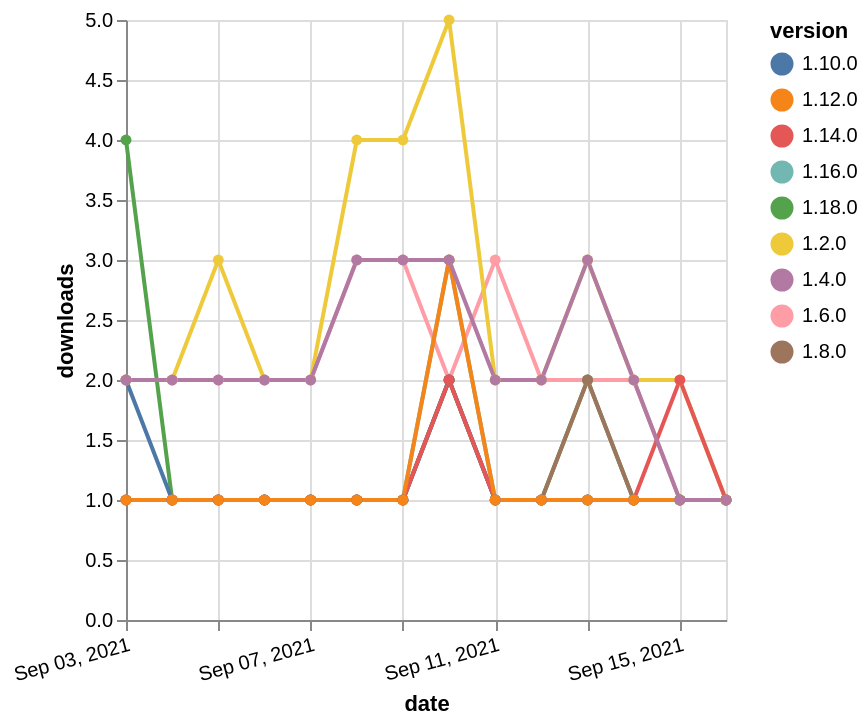

Vega-Lite specification stored for this chart:
### Vega-Lite specification from a JSON file in a GitHub repository (floating-point values rounded to 4 significant figures)
{"$schema": "https://vega.github.io/schema/vega-lite/v5.json", "description": "A simple bar chart with embedded data.", "data": {"values": [{"date": "2021-09-03", "total": 2254, "delta": 2, "version": "1.6.0"}, {"date": "2021-09-04", "total": 2256, "delta": 2, "version": "1.6.0"}, {"date": "2021-09-05", "total": 2258, "delta": 2, "version": "1.6.0"}, {"date": "2021-09-06", "total": 2260, "delta": 2, "version": "1.6.0"}, {"date": "2021-09-07", "total": 2262, "delta": 2, "version": "1.6.0"}, {"date": "2021-09-08", "total": 2265, "delta": 3, "version": "1.6.0"}, {"date": "2021-09-09", "total": 2268, "delta": 3, "version": "1.6.0"}, {"date": "2021-09-10", "total": 2270, "delta": 2, "version": "1.6.0"}, {"date": "2021-09-11", "total": 2273, "delta": 3, "version": "1.6.0"}, {"date": "2021-09-12", "total": 2275, "delta": 2, "version": "1.6.0"}, {"date": "2021-09-13", "total": 2277, "delta": 2, "version": "1.6.0"}, {"date": "2021-09-14", "total": 2279, "delta": 2, "version": "1.6.0"}, {"date": "2021-09-15", "total": 2280, "delta": 1, "version": "1.6.0"}, {"date": "2021-09-16", "total": 2281, "delta": 1, "version": "1.6.0"}, {"date": "2021-09-03", "total": 130, "delta": 4, "version": "1.18.0"}, {"date": "2021-09-04", "total": 131, "delta": 1, "version": "1.18.0"}, {"date": "2021-09-05", "total": 132, "delta": 1, "version": "1.18.0"}, {"date": "2021-09-06", "total": 133, "delta": 1, "version": "1.18.0"}, {"date": "2021-09-07", "total": 134, "delta": 1, "version": "1.18.0"}, {"date": "2021-09-08", "total": 135, "delta": 1, "version": "1.18.0"}, {"date": "2021-09-09", "total": 136, "delta": 1, "version": "1.18.0"}, {"date": "2021-09-10", "total": 138, "delta": 2, "version": "1.18.0"}, {"date": "2021-09-11", "total": 139, "delta": 1, "version": "1.18.0"}, {"date": "2021-09-12", "total": 140, "delta": 1, "version": "1.18.0"}, {"date": "2021-09-13", "total": 142, "delta": 2, "version": "1.18.0"}, {"date": "2021-09-14", "total": 143, "delta": 1, "version": "1.18.0"}, {"date": "2021-09-15", "total": 144, "delta": 1, "version": "1.18.0"}, {"date": "2021-09-16", "total": 145, "delta": 1, "version": "1.18.0"}, {"date": "2021-09-03", "total": 242, "delta": 1, "version": "1.8.0"}, {"date": "2021-09-04", "total": 243, "delta": 1, "version": "1.8.0"}, {"date": "2021-09-05", "total": 244, "delta": 1, "version": "1.8.0"}, {"date": "2021-09-06", "total": 245, "delta": 1, "version": "1.8.0"}, {"date": "2021-09-07", "total": 246, "delta": 1, "version": "1.8.0"}, {"date": "2021-09-08", "total": 247, "delta": 1, "version": "1.8.0"}, {"date": "2021-09-09", "total": 248, "delta": 1, "version": "1.8.0"}, {"date": "2021-09-10", "total": 250, "delta": 2, "version": "1.8.0"}, {"date": "2021-09-11", "total": 251, "delta": 1, "version": "1.8.0"}, {"date": "2021-09-12", "total": 252, "delta": 1, "version": "1.8.0"}, {"date": "2021-09-13", "total": 254, "delta": 2, "version": "1.8.0"}, {"date": "2021-09-14", "total": 255, "delta": 1, "version": "1.8.0"}, {"date": "2021-09-15", "total": 256, "delta": 1, "version": "1.8.0"}, {"date": "2021-09-16", "total": 257, "delta": 1, "version": "1.8.0"}, {"date": "2021-09-03", "total": 191, "delta": 2, "version": "1.10.0"}, {"date": "2021-09-04", "total": 192, "delta": 1, "version": "1.10.0"}, {"date": "2021-09-05", "total": 193, "delta": 1, "version": "1.10.0"}, {"date": "2021-09-06", "total": 194, "delta": 1, "version": "1.10.0"}, {"date": "2021-09-07", "total": 195, "delta": 1, "version": "1.10.0"}, {"date": "2021-09-08", "total": 196, "delta": 1, "version": "1.10.0"}, {"date": "2021-09-09", "total": 197, "delta": 1, "version": "1.10.0"}, {"date": "2021-09-10", "total": 199, "delta": 2, "version": "1.10.0"}, {"date": "2021-09-11", "total": 200, "delta": 1, "version": "1.10.0"}, {"date": "2021-09-12", "total": 201, "delta": 1, "version": "1.10.0"}, {"date": "2021-09-13", "total": 202, "delta": 1, "version": "1.10.0"}, {"date": "2021-09-14", "total": 203, "delta": 1, "version": "1.10.0"}, {"date": "2021-09-15", "total": 204, "delta": 1, "version": "1.10.0"}, {"date": "2021-09-16", "total": 205, "delta": 1, "version": "1.10.0"}, {"date": "2021-09-03", "total": 190, "delta": 1, "version": "1.16.0"}, {"date": "2021-09-04", "total": 191, "delta": 1, "version": "1.16.0"}, {"date": "2021-09-05", "total": 192, "delta": 1, "version": "1.16.0"}, {"date": "2021-09-06", "total": 193, "delta": 1, "version": "1.16.0"}, {"date": "2021-09-07", "total": 194, "delta": 1, "version": "1.16.0"}, {"date": "2021-09-08", "total": 195, "delta": 1, "version": "1.16.0"}, {"date": "2021-09-09", "total": 196, "delta": 1, "version": "1.16.0"}, {"date": "2021-09-10", "total": 199, "delta": 3, "version": "1.16.0"}, {"date": "2021-09-11", "total": 200, "delta": 1, "version": "1.16.0"}, {"date": "2021-09-12", "total": 201, "delta": 1, "version": "1.16.0"}, {"date": "2021-09-13", "total": 202, "delta": 1, "version": "1.16.0"}, {"date": "2021-09-14", "total": 203, "delta": 1, "version": "1.16.0"}, {"date": "2021-09-15", "total": 204, "delta": 1, "version": "1.16.0"}, {"date": "2021-09-16", "total": 205, "delta": 1, "version": "1.16.0"}, {"date": "2021-09-03", "total": 3010, "delta": 2, "version": "1.2.0"}, {"date": "2021-09-04", "total": 3012, "delta": 2, "version": "1.2.0"}, {"date": "2021-09-05", "total": 3015, "delta": 3, "version": "1.2.0"}, {"date": "2021-09-06", "total": 3017, "delta": 2, "version": "1.2.0"}, {"date": "2021-09-07", "total": 3019, "delta": 2, "version": "1.2.0"}, {"date": "2021-09-08", "total": 3023, "delta": 4, "version": "1.2.0"}, {"date": "2021-09-09", "total": 3027, "delta": 4, "version": "1.2.0"}, {"date": "2021-09-10", "total": 3032, "delta": 5, "version": "1.2.0"}, {"date": "2021-09-11", "total": 3034, "delta": 2, "version": "1.2.0"}, {"date": "2021-09-12", "total": 3036, "delta": 2, "version": "1.2.0"}, {"date": "2021-09-13", "total": 3039, "delta": 3, "version": "1.2.0"}, {"date": "2021-09-14", "total": 3041, "delta": 2, "version": "1.2.0"}, {"date": "2021-09-15", "total": 3043, "delta": 2, "version": "1.2.0"}, {"date": "2021-09-16", "total": 3044, "delta": 1, "version": "1.2.0"}, {"date": "2021-09-03", "total": 168, "delta": 1, "version": "1.14.0"}, {"date": "2021-09-04", "total": 169, "delta": 1, "version": "1.14.0"}, {"date": "2021-09-05", "total": 170, "delta": 1, "version": "1.14.0"}, {"date": "2021-09-06", "total": 171, "delta": 1, "version": "1.14.0"}, {"date": "2021-09-07", "total": 172, "delta": 1, "version": "1.14.0"}, {"date": "2021-09-08", "total": 173, "delta": 1, "version": "1.14.0"}, {"date": "2021-09-09", "total": 174, "delta": 1, "version": "1.14.0"}, {"date": "2021-09-10", "total": 176, "delta": 2, "version": "1.14.0"}, {"date": "2021-09-11", "total": 177, "delta": 1, "version": "1.14.0"}, {"date": "2021-09-12", "total": 178, "delta": 1, "version": "1.14.0"}, {"date": "2021-09-13", "total": 179, "delta": 1, "version": "1.14.0"}, {"date": "2021-09-14", "total": 180, "delta": 1, "version": "1.14.0"}, {"date": "2021-09-15", "total": 182, "delta": 2, "version": "1.14.0"}, {"date": "2021-09-16", "total": 183, "delta": 1, "version": "1.14.0"}, {"date": "2021-09-03", "total": 179, "delta": 1, "version": "1.12.0"}, {"date": "2021-09-04", "total": 180, "delta": 1, "version": "1.12.0"}, {"date": "2021-09-05", "total": 181, "delta": 1, "version": "1.12.0"}, {"date": "2021-09-06", "total": 182, "delta": 1, "version": "1.12.0"}, {"date": "2021-09-07", "total": 183, "delta": 1, "version": "1.12.0"}, {"date": "2021-09-08", "total": 184, "delta": 1, "version": "1.12.0"}, {"date": "2021-09-09", "total": 185, "delta": 1, "version": "1.12.0"}, {"date": "2021-09-10", "total": 188, "delta": 3, "version": "1.12.0"}, {"date": "2021-09-11", "total": 189, "delta": 1, "version": "1.12.0"}, {"date": "2021-09-12", "total": 190, "delta": 1, "version": "1.12.0"}, {"date": "2021-09-13", "total": 191, "delta": 1, "version": "1.12.0"}, {"date": "2021-09-14", "total": 192, "delta": 1, "version": "1.12.0"}, {"date": "2021-09-15", "total": 193, "delta": 1, "version": "1.12.0"}, {"date": "2021-09-16", "total": 194, "delta": 1, "version": "1.12.0"}, {"date": "2021-09-03", "total": 2548, "delta": 2, "version": "1.4.0"}, {"date": "2021-09-04", "total": 2550, "delta": 2, "version": "1.4.0"}, {"date": "2021-09-05", "total": 2552, "delta": 2, "version": "1.4.0"}, {"date": "2021-09-06", "total": 2554, "delta": 2, "version": "1.4.0"}, {"date": "2021-09-07", "total": 2556, "delta": 2, "version": "1.4.0"}, {"date": "2021-09-08", "total": 2559, "delta": 3, "version": "1.4.0"}, {"date": "2021-09-09", "total": 2562, "delta": 3, "version": "1.4.0"}, {"date": "2021-09-10", "total": 2565, "delta": 3, "version": "1.4.0"}, {"date": "2021-09-11", "total": 2567, "delta": 2, "version": "1.4.0"}, {"date": "2021-09-12", "total": 2569, "delta": 2, "version": "1.4.0"}, {"date": "2021-09-13", "total": 2572, "delta": 3, "version": "1.4.0"}, {"date": "2021-09-14", "total": 2574, "delta": 2, "version": "1.4.0"}, {"date": "2021-09-15", "total": 2575, "delta": 1, "version": "1.4.0"}, {"date": "2021-09-16", "total": 2576, "delta": 1, "version": "1.4.0"}]}, "width": "container", "mark": {"type": "line", "point": {"filled": true}}, "encoding": {"x": {"field": "date", "type": "temporal", "timeUnit": "yearmonthdate", "title": "date", "axis": {"labelAngle": -15}}, "y": {"field": "delta", "type": "quantitative", "title": "downloads"}, "color": {"field": "version", "type": "nominal"}, "tooltip": {"field": "delta"}}}
